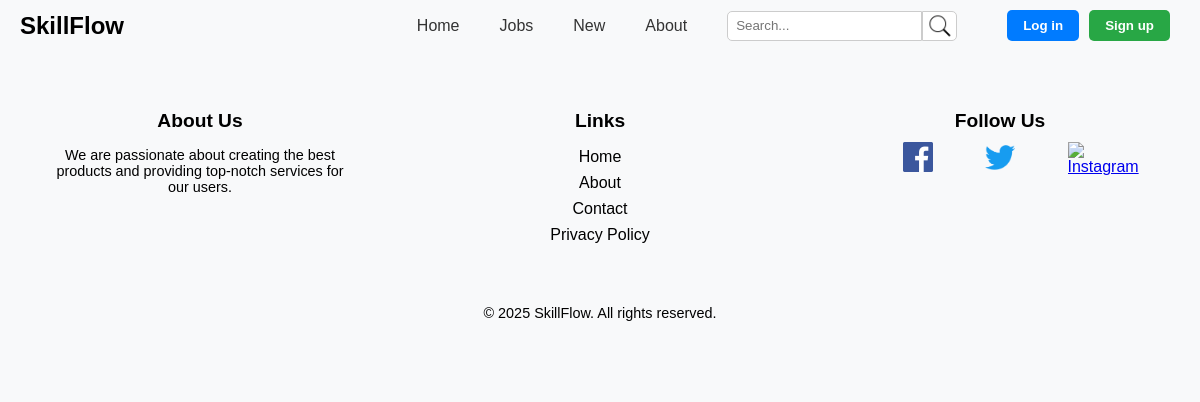
Page /Pages/jobs.php on the earlier database version.
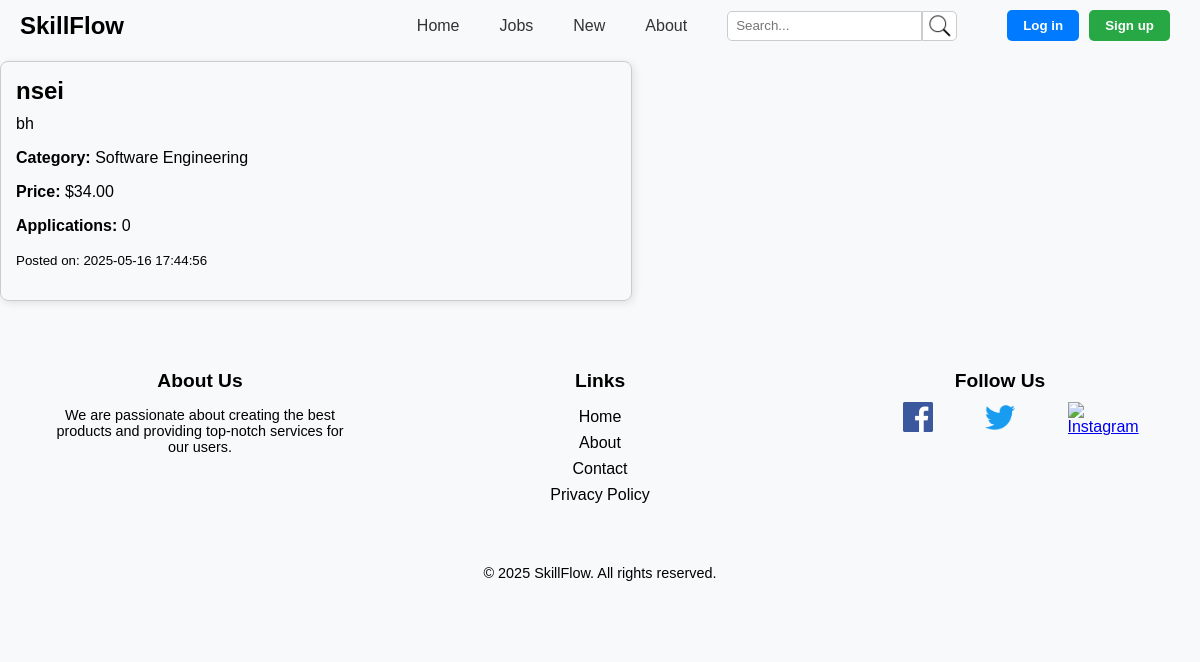
Same page on the later database version.
### tables this page shows
CREATE TABLE "Service" (
    id INTEGER PRIMARY KEY AUTOINCREMENT,
    name TEXT NOT NULL,
    description TEXT NOT NULL,
    price REAL NOT NULL,
    created_at TIMESTAMP,
    number_applications INTEGER DEFAULT 0,
    category TEXT NOT NULL,
    buyer_id INTEGER NOT NULL,
    worker_id INTEGER,  -- NULL permitido
    FOREIGN KEY (buyer_id) REFERENCES User(id)
        ON DELETE CASCADE,
    FOREIGN KEY (worker_id) REFERENCES User(id)
        ON DELETE CASCADE,
    FOREIGN KEY (category) REFERENCES Category(name)
        ON DELETE CASCADE
);

### Utils/Session.php (called while the page is built, shortened)
<?php
  class Session {
    public function isLoggedIn() : bool {
      return isset($_SESSION['id']);
    }
  }
?>

### database/serviceClass.php (called while the page is built, shortened)
<?php
class Service {
    public function __construct(int $id, string $name, string $description, float $price, string $created_at, int $number_applications, string $category, int $buyer_id, ?int $worker_id)
    {
        $this->name = $name;
        $this->description = $description;
        $this->price = $price;
        $this->created_at = $created_at;
        $this->number_applications = $number_applications;
        $this->category = $category;
    }
    static function getServicesByCategory(PDO $db, string $category) : array {
        $stmt = $db->prepare('
            SELECT id, name, description, price, created_at, number_applications, category, buyer_id, worker_id
            FROM Service
            WHERE category = ?
        ');
        $stmt->execute(array($category));
        $services = $stmt->fetchAll();
        $serviceObjects = [];
        foreach ($services as $service) {
            $serviceObjects[] = new Service(
                $service['id'],
                $service['name'],
                $service['description'],
                $service['price'],
                $service['created_at'],
                $service['number_applications'],
                $service['category'],
                $service['buyer_id'],
                $service['worker_id']
            );
        }
        return $serviceObjects;
    }
}
?>

### Templates/common_template.php (the view, shortened to what this page needs)
<?php
function drawHeader(Session $session) {
    ?>
    <!DOCTYPE html>
    <html lang="en">
    <head>
        <link rel="stylesheet" href="../css/navbar.css">
        <link rel="stylesheet" href="../css/jobs.css">
        <link rel="stylesheet" href="../css/footer.css">
    </head>
    <body>
        <header class="navbar">
            <a href="index.html" class="logo">SkillFlow</a>
            <div class="bar">
                <nav class="menu">
                    <a href="index.php">Home</a>
                    <a href="jobs.php">Jobs</a>
                    <a href="newjobs.php">New</a>
                    <a href="about.php">About</a>
                    <div class="search-bar">
                        <input type="text" placeholder="Search..." class="search-input">
                        <button type="submit" class="search-button">
                            <img src="../assets/icons/search.png" alt="Search">
                        </button>
                    </div>
                </nav>
                <div class="auth-buttons" id="authButtons">
                    <?php if ($session->isLoggedIn()): ?>
                    <div class="profile-dropdown-container">
                        <div id="profileCircle" class="profile-circle" onclick="toggleDropdown()">
                        <img src="../assets/icons/user.png" alt="Profile">
                        </div>
                        <div id="profileDropdown" class="dropdown-menu" style="display: none;">
                        <a href="profile.php">Go to Profile</a>
                        <a href="../Actions/Action_Logout.php">Logout</a>
                        </div>
                    </div>
                    <?php else: ?>
                        <button class="login" id="loginButton" onclick="window.location.href='login.php'">Log in</button>
                        <button class="signup" id="signupButton" onclick="window.location.href='register.php'">Sign up</button>
                    <?php endif; ?>
                </div>
            </div>
        </header>
    <?php
}
function drawFooter() {
    ?>
    <footer class="footer">
        <div class="footer-content">
            <div class="footer-section">
                <h3>About Us</h3>
                <p>We are passionate about creating the best products and providing top-notch services for our users.</p>
            </div>
            <div class="footer-section">
                <h3>Links</h3>
                <ul>
                    <li><a href="index.php">Home</a></li>
                    <li><a href="about.php">About</a></li>
                    <li><a href="#">Contact</a></li>
                    <li><a href="#">Privacy Policy</a></li>
                </ul>
            </div>
            <div class="footer-section">
                <h3>Follow Us</h3>
                <div class="social-icons">
                    <a href="https://www.facebook.com/seu-usuario" class="social-icon" target="_blank">
                        <img src="../assets/icons/facebook-icon.png" alt="Facebook">
                    </a>
                    <a href="https://twitter.com/seu-usuario" class="social-icon" target="_blank">
                        <img src="../assets/icons/twitter-logo.png" alt="Twitter">
                    </a>
                    <a href="https://www.instagram.com/seu-usuario" class="social-icon" target="_blank">
                        <img src="../assets/icons/instagram-logo.png" alt="Instagram">
                    </a>
                </div>
            </div>
        </div>
        <div class="footer-bottom">
            <p>&copy; 2025 SkillFlow. All rights reserved.</p>
        </div>
    </footer>
    </body>
    </html>
    <?php
}
function draw_service(Service $service) {
    ?>
    <div style="
        border: 1px solid #ccc;
        padding: 15px;
        margin: 10px 0;
        border-radius: 8px;
        box-shadow: 2px 2px 8px rgba(0,0,0,0.1);
        max-width: 600px;
    ">
        <h2 style="margin: 0 0 10px 0;"><?= htmlspecialchars($service->name) ?></h2>
        <p style="margin: 0 0 8px 0;"><?= nl2br(htmlspecialchars($service->description)) ?></p>
        <p><strong>Category:</strong> <?= htmlspecialchars($service->category) ?></p>
        <p><strong>Price:</strong> $<?= number_format($service->price, 2) ?></p>
        <p><strong>Applications:</strong> <?= $service->number_applications ?></p>
        <p><small>Posted on: <?= htmlspecialchars($service->created_at) ?></small></p>
    </div>
    <?php
}
?>

### Pages/jobs.php
<?php
require_once('../Templates/common_template.php');
require_once(__DIR__ . '/../Utils/Session.php');
require_once(__DIR__ . '/../database/connection.php');
require_once(__DIR__ . '/../database/serviceClass.php');
$session = new Session();
$db = getDatabaseConnection();
$services = Service::getServicesByCategory($db, 'Software Engineering');
drawHeader($session);
foreach ($services as $service) {
    draw_service($service);
}
drawFooter();
?>

### css/navbar.css (style rules this page uses)
.logo { font-size: 1.5rem; font-weight: bold; color: black; text-decoration: none; cursor: pointer; }
.navbar { display: flex; flex: 3; align-items: center; justify-content: space-between; padding: 10px 20px; background-color: #f8f9fa; }
.bar { display: flex; align-items: center; }
.menu { display: flex; align-items: center; }
.menu a { margin-right: 40px; text-decoration: none; color: #333; }
.search-bar { display: flex; align-items: center; height: 30px; margin-right: 40px; }
.search-input { padding: 8px; border: 1px solid #ccc; border-radius: 5px 0 0 5px; outline: none; height: 100%; box-sizing: border-box; }
.search-button { background-color: white; border: 1px solid #ccc; padding: 0; border-radius: 0 5px 5px 0; cursor: pointer; outline: none; height: 100%; width: 35px; display: flex; align-items: center; justify-content: center; }
.search-button img { max-width: 100%; max-height: 100%; }
.auth-buttons { display: flex; margin-left: auto; flex-shrink: 0; align-items: center; padding: 0 10px; height: 100%; min-width: 80px; justify-content: center; gap: 10px; }
.login { background-color: #007bff; color: white; font-weight: bold; border: none; padding: 8px 16px; border-radius: 5px; cursor: pointer; }
.signup { background-color: #28a745; color: white; font-weight: bold; border: none; padding: 8px 16px; border-radius: 5px; cursor: pointer; }

### css/jobs.css (style rules this page uses)
body { font-family: Arial, sans-serif; margin: 0; padding: 0; background-color: #f8f9fa; }
h1, h2 { margin: 0; }
button { cursor: pointer; font-family: inherit; }

### css/footer.css (style rules this page uses)
.footer { background-color: #f8f9fa; padding: 40px 0; text-align: center; }
.footer-content { display: flex; justify-content: space-around; margin-bottom: 20px; flex-wrap: wrap; }
.footer-section { flex: 1; max-width: 300px; padding: 0 20px; }
.footer-section h3 { font-size: 1.2rem; margin-bottom: 10px; color: black; }
.footer-section p { font-size: 0.9rem; color: black; }
.footer-section ul { list-style-type: none; padding: 0; }
.footer-section ul li { margin: 8px 0; }
.footer-section ul li a { color: black; text-decoration: none; }
.social-icons { display: flex; justify-content: space-evenly; }
.social-icon { width: 30px; height: 30px; display: inline-block; }
.social-icon img { width: 100%; height: 100%; object-fit: contain; }
.footer-bottom { padding-top: 10px; font-size: 0.9rem; }

Differences in the rows shown:
added service: name "nsei", description "bh", category "Software Engineering", price "34.00", number_applications "0", created_at "2025-05-16 17:44:56"
